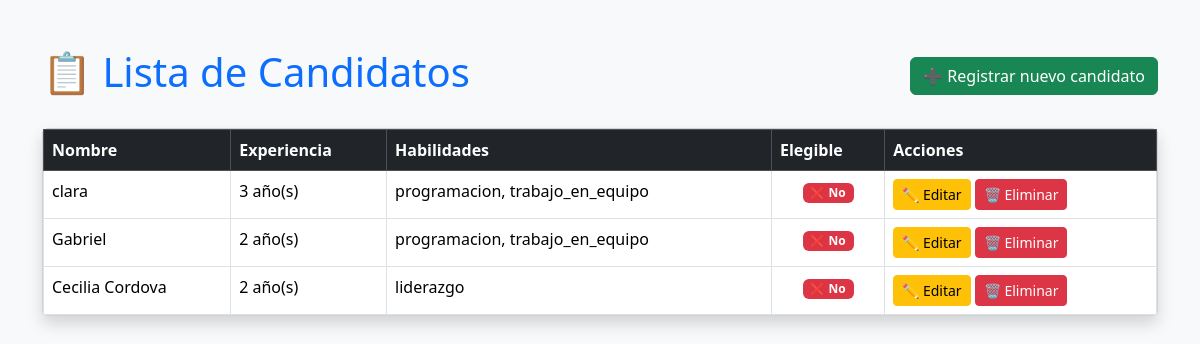
Before: / with the older database file.
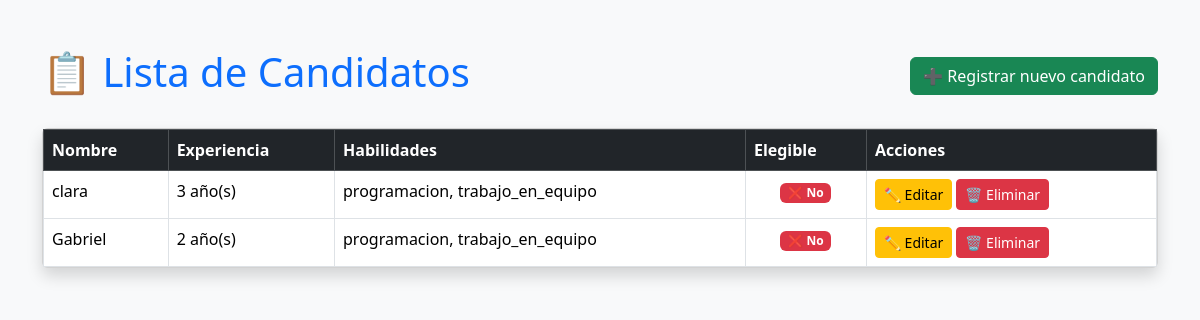
After: the same page with the newer database file.
### evaluador/models.py (models this page shows)
class Candidato(models.Model):
    nombre = models.CharField(max_length=100)
    experiencia = models.IntegerField()
    habilidades = models.TextField()
    estudios = models.CharField(max_length=100)
    personalidad = models.CharField(max_length=100)
    es_elegible = models.BooleanField(default=False)
    @property
    def lista_habilidades(self):
        return [h.strip() for h in self.habilidades.split(',')]

### evaluador/views.py (the view)
# urls.py: path('', views.index, name='index'),
def index(request):
    candidatos = Candidato.objects.all()
    resultados = [(c, evaluar_candidato(c.nombre)) for c in candidatos]
    return render(request, 'evaluador/index.html', {'resultados': resultados})

### evaluador/views.py (called while the page is built)
def evaluar_candidato(nombre):
    prolog = Prolog()
    prolog.consult("evaluador/logica.pl")  # Asegúrate que este archivo existe y tiene la regla elegible(Nombre).
    nombre = nombre.lower().replace(" ", "_")  # ¡clave!
    result = list(prolog.query(f"elegible({nombre})"))
    return len(result) > 0

### evaluador/templates/evaluador/index.html (shortened to what this page needs)
<!DOCTYPE html>
<html lang="es">
<head>
    <link href="https://cdn.jsdelivr.net/npm/bootstrap@5.3.3/dist/css/bootstrap.min.css" rel="stylesheet">
</head>
<body class="bg-light">
    <div class="container mt-5">
        <div class="d-flex justify-content-between align-items-center mb-4">
            <h1 class="text-primary">📋 Lista de Candidatos</h1>
            <a href="/nuevo" class="btn btn-success">➕ Registrar nuevo candidato</a>
        </div>
        <div class="card shadow">
            <div class="card-body p-0">
                <table class="table table-hover table-bordered mb-0">
                    <thead class="table-dark">
                        <tr>
                            <th>Nombre</th>
                            <th>Experiencia</th>
                            <th>Habilidades</th>
                            <th>Elegible</th>
                            <th>Acciones</th>
                        </tr>
                    </thead>
                    <tbody>
                        {% for candidato, elegible in resultados %}
                        <tr>
                            <td>{{ candidato.nombre }}</td>
                            <td>{{ candidato.experiencia }} año(s)</td>
                            <td>{{ candidato.lista_habilidades|join:", " }}</td>
                            <td class="text-center">
                                {% if elegible %}
                                <span class="badge bg-success">✅ Sí</span>
                                {% else %}
                                <span class="badge bg-danger">❌ No</span>
                                {% endif %}
                            </td>
                            <td>
                                <a href="{% url 'editar_candidato' candidato.id %}" class="btn btn-sm btn-warning">✏️ Editar</a>
                                <a href="{% url 'eliminar_candidato' candidato.id %}" class="btn btn-sm btn-danger"
                                    onclick="return confirm('¿Estás seguro de eliminar este candidato?');">🗑️ Eliminar</a>
                            </td>
                        </tr>
                        {% empty %}
                        <tr>
                            <td colspan="4" class="text-center text-muted">No hay candidatos registrados.</td>
                        </tr>
                        {% endfor %}
                    </tbody>
                </table>
            </div>
        </div>
    </div>
</body>
</html>

Changed rows visible on the page:
removed Candidato: nombre "Cecilia Cordova", experiencia "2", lista_habilidades "liderazgo"
